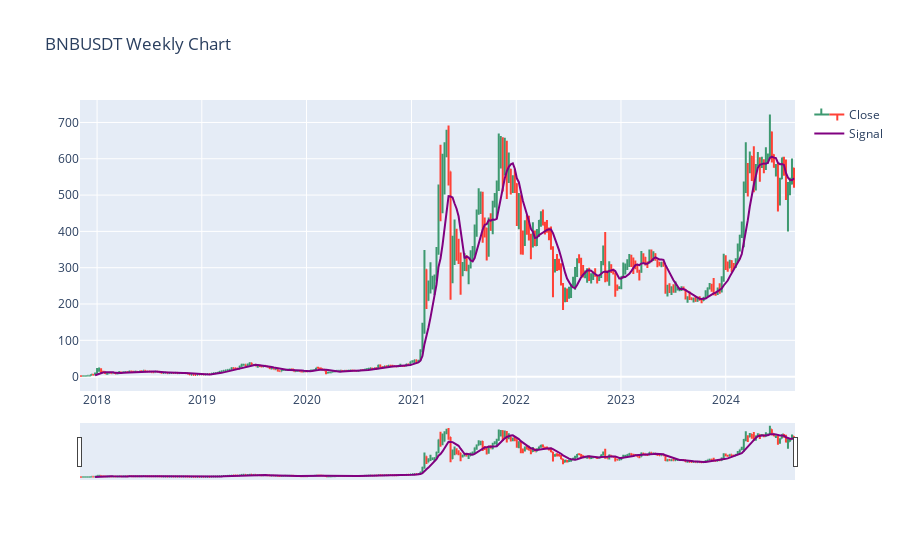

Notebook code for this chart:
### Code cell
fig = go.Figure(data=go.Ohlc(x=frame.index,
                    open=frame['Open'],
                    high=frame['High'],
                    low=frame['Low'],
                    close=frame['Close'],
                    name='Close',
                    ))
fig.update_layout(title = f'{sym} Weekly Chart')
fig.add_trace(go.Scatter(x=frame.index, y=frame.signal,line=dict(color = 'purple', width = 2),name='Signal'))

display(fig)

### Figure 1 — Plotly figure (JSON) as saved in the notebook; plotly's stock layout.template omitted (floating-point values rounded to 4 significant figures; data arrays with more than 128 entries replaced by an {"elided": "..."} marker saying what was removed)
{"data": [{"close": {"elided": "356 float values"}, "high": {"elided": "356 float values"}, "low": {"elided": "356 float values"}, "name": "Close", "open": {"elided": "356 float values"}, "type": "ohlc", "x": {"elided": "356 str values"}}, {"line": {"color": "purple", "width": 2}, "name": "Signal", "type": "scatter", "x": {"elided": "356 str values"}, "y": {"elided": "356 float values"}}], "layout": {"title": {"text": "BNBUSDT Weekly Chart"}}}
